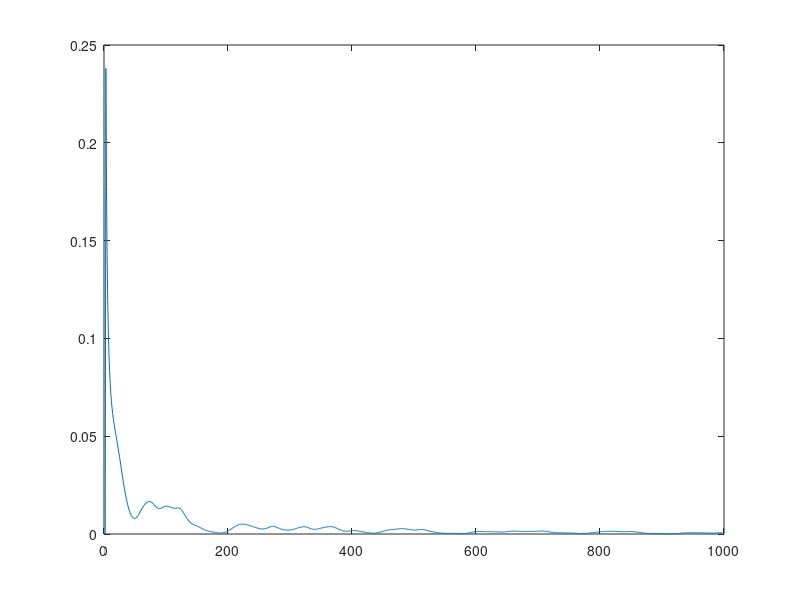

Source code (MATLAB):
load('validate.mat');
m=3
 ntest=size(validate,1);
    %Y=(m+1:ntest,:)
    X = zeros(ntest-m,m);
    for i=1:m
        X(:,i) = validate(i:ntest+i-m-1,:);
    end
    R=transpose(X)*X;
    [V,D]=eig(R);
    %disp(D);
    A=max(D);
    lmax=max(A');
    mu=(1/lmax)/10;
    W=zeros(m,1);
for i=m:1000-m
    X=(validate(i:-1:i-m+1));
    D=validate(i+1);
    Y=transpose(X)*W;
    Ei(i)=D-Y;
    J(i)=1/i*(sum(Ei(i)^2));
    W=W+2*(mu)*(D-Y)*X;
end
plot(J);